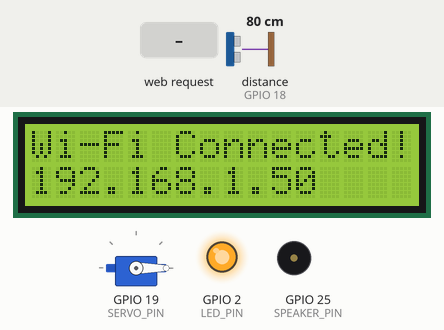
Recording of a sketch running on a simulated ESP32. Parts: servo, 16×2 character LCD, output pins drawn as LEDs (lit = HIGH), buzzer (waves = sounding). Wiring (inferred from the names in the program): ultrasonic range finder: trigger GPIO 5; echo GPIO 18. The test bench sets the inputs (shaded band); at power-on: distance to the obstacle (sensor on GPIO 18) 80 cm. The echo pulse lasts 58.3 µs per cm; WiFi joins after 1.5 s; servers stay silent unless stated; pins used as bus, display or sensor lines are not drawn; what the sketch prints to the serial monitor is not drawn.

Above: at 1.7 s.
At 5.8 s:
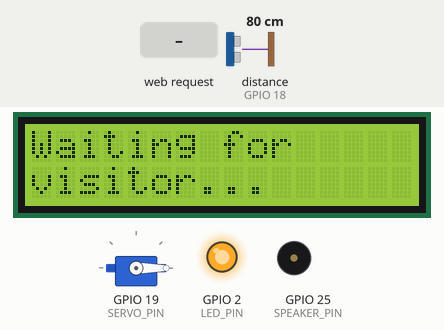
5.9 s: distance to the obstacle (sensor on GPIO 18) set to 54 cm
7.4 s: distance to the obstacle (sensor on GPIO 18) set to 45 cm
At 8.5 s:
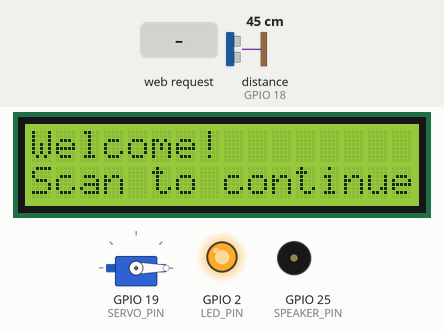
8.9 s: HTTP request GET /gate?action=1&msg1=1&msg2=1 received
At 9.7 s:
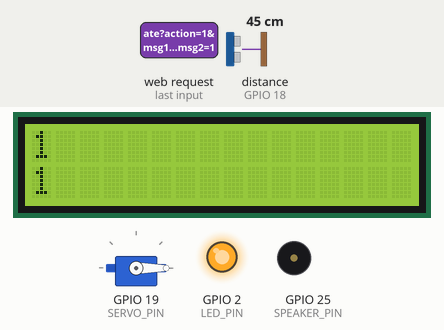
10.4 s: HTTP request GET /gate?action=open received
At 11.8 s:
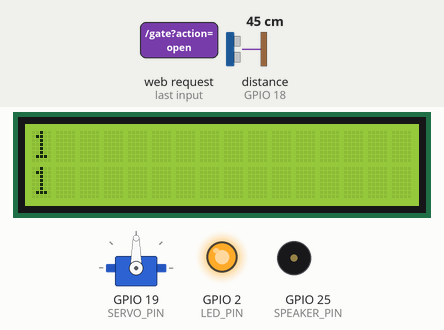
12.4 s: distance to the obstacle (sensor on GPIO 18) set to 53 cm
At 14.8 s:
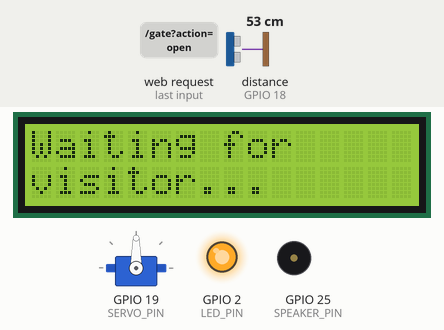
15.4 s: distance to the obstacle (sensor on GPIO 18) set to 59 cm
Timing chart, 0 to 18.1 s (numbered marks = the images above; inputs shaded):
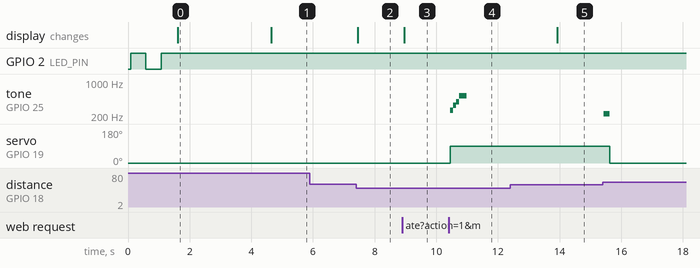

Measured:
- the behaviour switches between 51 and 50 cm on distance to the obstacle (sensor on GPIO 18) (found by bisection; images 1 and 2)
- after the input at 5.9 s, every drawn part: stays the same
- after the input at 7.4 s, the display: changes after 0.05 s (image 2)
- after the input at 8.9 s, the display: changes after 0.05 s (image 3)
- after the input at 10.4 s, tone on GPIO 25 (SPEAKER_PIN): plays 262 Hz for 0.10 s, 330 Hz for 0.10 s, 392 Hz for 0.10 s, 523 Hz for 0.25 s, starting after 0.05 s; servo on GPIO 19 (SERVO_PIN): 0° → 90° after 0.05 s
- after the input at 12.4 s, the display: changes after 1.5 s (image 5)
- what the display in image 0 shows lasts 3.0 s, from 1.6 s to 4.6 s

The sketch:

gate_control.ino
```cpp
/*
 * ESP32 Gate Control System - Hospital Management System
 *
 * Circuit connections:
 * - HC-SR04 Ultrasonic Sensor:
 *   - VCC -> ESP32 5V (VIN)
 *   - GND -> ESP32 GND
 *   - TRIG -> ESP32 GPIO 5
 *   - ECHO -> ESP32 GPIO 18
 * - Servo Motor:
 *   - RED -> ESP32 5V (VIN)
 *   - BROWN/BLACK -> ESP32 GND
 *   - ORANGE/YELLOW -> ESP32 GPIO 19
 * - Speaker (8 Ohm, 0.25W):
 *   - Positive (+) -> 150 Ohm Resistor -> ESP32 GPIO 25 (DAC1)
 *   - Negative (-) -> ESP32 GND
 * - I2C LCD Display (16x2):
 *   - VCC -> ESP32 5V (VIN)
 *   - GND -> ESP32 GND
 *   - SDA -> ESP32 GPIO 21
 *   - SCL -> ESP32 GPIO 22
 */

#include <WiFi.h>
#include <WebServer.h>
#include <HTTPClient.h>
#include <ESP32Servo.h>
#include <LiquidCrystal_I2C.h>

// --- Configuration ---
const char* ssid = "iPhone";
const char* password = "1234567890";
const char* laptop_ip = "172.20.10.2";
const int laptop_port = 8089;

// --- Hardware Pins ---
#define TRIG_PIN 5
#define ECHO_PIN 18
#define SERVO_PIN 19
#define SPEAKER_PIN 25
#define LED_PIN 2

// --- Constants ---
const int DISTANCE_THRESHOLD = 50;
const int CLOSE_DELAY_MS = 3000;

// --- State Variables ---
Servo gateServo;
WebServer server(80);
LiquidCrystal_I2C lcd(0x27, 16, 2); // Set the LCD address to 0x27 for a 16 chars and 2 line display
bool gateOpen = false;
bool visitorDetected = false;
unsigned long lastVisitorTime = 0;
unsigned long scanCooldownTime = 0;

// --- Tone Functions (ESP32 Core v3.x compatible) ---
void playTone(int frequency, int duration_ms) {
  ledcWriteTone(SPEAKER_PIN, frequency);
  delay(duration_ms);
  ledcWriteTone(SPEAKER_PIN, 0);  // Stop tone
}

void playChimeWelcome() {
  playTone(262, 100);  // C4
  playTone(330, 100);  // E4
  playTone(392, 100);  // G4
  playTone(523, 250);  // C5
}

void playChimeDenied() {
  playTone(392, 150);  // G4
  playTone(311, 150);  // D#4/Eb4
  playTone(220, 300);  // A3
}

void playChimeDetect() {
  playTone(587, 80);  // D5
  delay(50);
  playTone(587, 80);  // D5
}

void playChimeClosing() {
  playTone(220, 200);  // Low warning tone
}

// --- Ultrasonic Sensor Read ---
long getDistance() {
  digitalWrite(TRIG_PIN, LOW);
  delayMicroseconds(2);
  digitalWrite(TRIG_PIN, HIGH);
  delayMicroseconds(10);
  digitalWrite(TRIG_PIN, LOW);

  long duration = pulseIn(ECHO_PIN, HIGH, 30000);
  if (duration == 0) return 999;

  long distance = duration * 0.034 / 2;
  return distance;
}

// --- Gate Functions ---
void openGate() {
  if (!gateOpen) {
    Serial.println("Opening Gate...");
    gateServo.write(90);
    gateOpen = true;
    playChimeWelcome();
  }
}

void closeGate() {
  if (gateOpen) {
    Serial.println("Closing Gate...");
    playChimeClosing();
    gateServo.write(0);
    gateOpen = false;
  }
}

// --- API Client: Notify Laptop ---
void notifyLaptopVisitorDetected() {
  if (WiFi.status() == WL_CONNECTED) {
    HTTPClient http;
    String url = "http://" + String(laptop_ip) + ":" + String(laptop_port) + "/detect";
    Serial.print("Notifying laptop scanner: ");
    Serial.println(url);

    http.begin(url);
    http.setTimeout(1500);
    int httpResponseCode = http.GET();

    if (httpResponseCode > 0) {
      Serial.print("Laptop response: ");
      Serial.println(httpResponseCode);
    } else {
      Serial.print("Error notifying laptop: ");
      Serial.println(http.errorToString(httpResponseCode).c_str());
    }
    http.end();
  }
}

// --- Web Server Request Handlers ---
void handleRoot() {
  String html = "<html><head><title>ESP32 Gate Status</title></head><body style='font-family:sans-serif; text-align:center;'>";
  html += "<h1>ESP32 Gate Controller</h1>";
  html += "<p>Gate State: <strong>" + String(gateOpen ? "OPEN" : "CLOSED") + "</strong></p>";
  html += "<p>Visitor Present: <strong>" + String(visitorDetected ? "YES" : "NO") + "</strong></p>";
  html += "<p><a href='/gate?action=open'><button style='padding:10px 20px;'>Force Open</button></a> ";
  html += "<a href='/gate?action=close'><button style='padding:10px 20px;'>Force Close</button></a></p>";
  html += "</body></html>";
  server.send(200, "text/html", html);
}

void handleGateControl() {
  if (server.hasArg("action")) {
    String action = server.arg("action");

    // Read optional LCD messages
    String msg1 = server.hasArg("msg1") ? server.arg("msg1") : "";
    String msg2 = server.hasArg("msg2") ? server.arg("msg2") : "";

    if (msg1 != "" || msg2 != "") {
      lcd.clear();
      if(msg1 != "") { lcd.setCursor(0, 0); lcd.print(msg1.substring(0, 16)); }
      if(msg2 != "") { lcd.setCursor(0, 1); lcd.print(msg2.substring(0, 16)); }
    }

    if (action == "open") {
      server.send(200, "application/json", "{\"status\":\"success\",\"message\":\"Gate opened\"}");
      openGate();
    } else if (action == "close") {
      server.send(200, "application/json", "{\"status\":\"success\",\"message\":\"Gate closed\"}");
      closeGate();
    } else if (action == "deny") {
      server.send(200, "application/json", "{\"status\":\"success\",\"message\":\"Access denied played\"}");
      Serial.println("Access Denied signal received");
      playChimeDenied();
    } else {
      server.send(400, "application/json", "{\"status\":\"error\",\"message\":\"Invalid action\"}");
    }
  } else {
    server.send(400, "application/json", "{\"status\":\"error\",\"message\":\"Missing action argument\"}");
  }
}

// --- Setup ---
void setup() {
  Serial.begin(115200);

  pinMode(TRIG_PIN, OUTPUT);
  pinMode(ECHO_PIN, INPUT);
  pinMode(LED_PIN, OUTPUT);
  digitalWrite(LED_PIN, LOW);

  // Setup Speaker PWM (ESP32 Core v3.x API)
  ledcAttach(SPEAKER_PIN, 2000, 8);

  // Setup Servo - Only allocate ONE timer to avoid conflict with the Speaker's LEDC peripheral
  ESP32PWM::allocateTimer(0);
  gateServo.setPeriodHertz(50);
  gateServo.attach(SERVO_PIN, 500, 2400);
  gateServo.write(0);

  // Setup LCD
  lcd.init();
  lcd.backlight();
  lcd.clear();
  lcd.setCursor(0, 0);
  lcd.print("System Starting");

  // Connect to Wi-Fi
  Serial.println();
  Serial.print("Connecting to Wi-Fi: ");
  Serial.println(ssid);
  WiFi.begin(ssid, password);

  while (WiFi.status() != WL_CONNECTED) {
    digitalWrite(LED_PIN, !digitalRead(LED_PIN));
    delay(500);
    Serial.print(".");
  }

  digitalWrite(LED_PIN, HIGH);
  Serial.println("");
  Serial.println("Wi-Fi connected!");
  Serial.print("ESP32 Local IP address: ");
  Serial.println(WiFi.localIP());

  lcd.clear();
  lcd.setCursor(0, 0);
  lcd.print("Wi-Fi Connected!");
  lcd.setCursor(0, 1);
  lcd.print(WiFi.localIP().toString());

  // Show IP for 3 seconds then go to default waiting screen
  delay(3000);
  lcd.clear();
  lcd.setCursor(0, 0);
  lcd.print("Waiting for");
  lcd.setCursor(0, 1);
  lcd.print("visitor...");

  // Setup HTTP Endpoints
  server.on("/", handleRoot);
  server.on("/gate", handleGateControl);
  server.begin();
  Serial.println("HTTP Server started.");
}

// --- Main Loop ---
void loop() {
  server.handleClient();

  long distance = getDistance();

  // Debug output every 100ms for super-fast real-time updates
  static unsigned long lastDebugTime = 0;
  if (millis() - lastDebugTime > 100) {
    Serial.print("Distance: ");
    Serial.print(distance);
    Serial.print(" cm | Gate: ");
    Serial.println(gateOpen ? "OPEN" : "CLOSED");
    lastDebugTime = millis();
  }

  // --- Ultrasonic Presence State Machine ---
  if (distance > 0 && distance < DISTANCE_THRESHOLD) {
    lastVisitorTime = millis();

    if (!visitorDetected) {
      Serial.println("Visitor entered range!");
      visitorDetected = true;

      lcd.clear();
      lcd.setCursor(0, 0);
      lcd.print("Welcome!");
      lcd.setCursor(0, 1);
      lcd.print("Scan to continue");

      if (millis() - scanCooldownTime > 8000) {
        playChimeDetect();
        notifyLaptopVisitorDetected();
        scanCooldownTime = millis();
      }
    }
  } else {
    if (visitorDetected && (millis() - lastVisitorTime > 1500)) {
      Serial.println("Visitor left range.");
      visitorDetected = false;
      lcd.clear();
      lcd.setCursor(0, 0);
      lcd.print("Waiting for");
      lcd.setCursor(0, 1);
      lcd.print("visitor...");
    }
  }

  // --- Auto-Close Logic ---
  if (gateOpen && (millis() - lastVisitorTime > CLOSE_DELAY_MS)) {
    closeGate();
  }

  delay(50);
}
```
